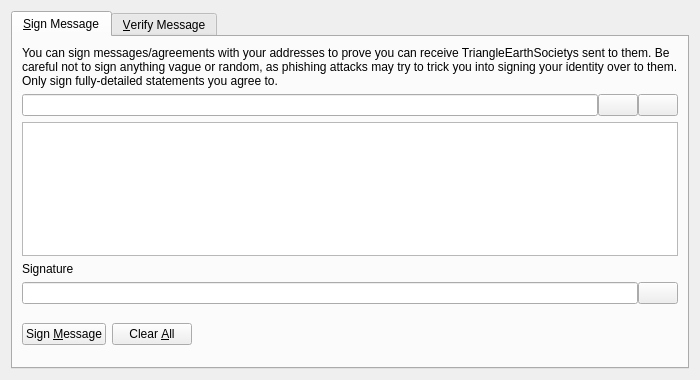
<?xml version="1.0" encoding="UTF-8"?>
<ui version="4.0">
 <class>SignVerifyMessageDialog</class>
 <widget class="QDialog" name="SignVerifyMessageDialog">
  <property name="geometry">
   <rect>
    <x>0</x>
    <y>0</y>
    <width>700</width>
    <height>380</height>
   </rect>
  </property>
  <property name="windowTitle">
   <string>Signatures - Sign / Verify a Message</string>
  </property>
  <property name="modal">
   <bool>true</bool>
  </property>
  <layout class="QVBoxLayout" name="verticalLayout">
   <item>
    <widget class="QTabWidget" name="tabWidget">
     <property name="currentIndex">
      <number>0</number>
     </property>
     <widget class="QWidget" name="tabSignMessage">
      <attribute name="title">
       <string>&amp;Sign Message</string>
      </attribute>
      <layout class="QVBoxLayout" name="verticalLayout_SM">
       <item>
        <widget class="QLabel" name="infoLabel_SM">
         <property name="text">
          <string>You can sign messages/agreements with your addresses to prove you can receive TriangleEarthSocietys sent to them. Be careful not to sign anything vague or random, as phishing attacks may try to trick you into signing your identity over to them. Only sign fully-detailed statements you agree to.</string>
         </property>
         <property name="textFormat">
          <enum>Qt::PlainText</enum>
         </property>
         <property name="wordWrap">
          <bool>true</bool>
         </property>
        </widget>
       </item>
       <item>
        <layout class="QHBoxLayout" name="horizontalLayout_1_SM">
         <property name="spacing">
          <number>0</number>
         </property>
         <item>
          <widget class="QValidatedLineEdit" name="addressIn_SM">
           <property name="toolTip">
            <string>The TriangleEarthSociety address to sign the message with</string>
           </property>
          </widget>
         </item>
         <item>
          <widget class="QPushButton" name="addressBookButton_SM">
           <property name="toolTip">
            <string>Choose previously used address</string>
           </property>
           <property name="text">
            <string/>
           </property>
           <property name="icon">
            <iconset resource="../bitcoin.qrc">
             <normaloff>:/icons/address-book</normaloff>:/icons/address-book</iconset>
           </property>
           <property name="shortcut">
            <string>Alt+A</string>
           </property>
           <property name="autoDefault">
            <bool>false</bool>
           </property>
          </widget>
         </item>
         <item>
          <widget class="QPushButton" name="pasteButton_SM">
           <property name="toolTip">
            <string>Paste address from clipboard</string>
           </property>
           <property name="text">
            <string/>
           </property>
           <property name="icon">
            <iconset resource="../bitcoin.qrc">
             <normaloff>:/icons/editpaste</normaloff>:/icons/editpaste</iconset>
           </property>
           <property name="shortcut">
            <string>Alt+P</string>
           </property>
           <property name="autoDefault">
            <bool>false</bool>
           </property>
          </widget>
         </item>
        </layout>
       </item>
       <item>
        <widget class="QPlainTextEdit" name="messageIn_SM">
         <property name="toolTip">
          <string>Enter the message you want to sign here</string>
         </property>
        </widget>
       </item>
       <item>
        <widget class="QLabel" name="signatureLabel_SM">
         <property name="text">
          <string>Signature</string>
         </property>
         <property name="textFormat">
          <enum>Qt::PlainText</enum>
         </property>
        </widget>
       </item>
       <item>
        <layout class="QHBoxLayout" name="horizontalLayout_2_SM">
         <property name="spacing">
          <number>0</number>
         </property>
         <item>
          <widget class="QLineEdit" name="signatureOut_SM">
           <property name="font">
            <font>
             <italic>true</italic>
            </font>
           </property>
           <property name="readOnly">
            <bool>true</bool>
           </property>
          </widget>
         </item>
         <item>
          <widget class="QPushButton" name="copySignatureButton_SM">
           <property name="toolTip">
            <string>Copy the current signature to the system clipboard</string>
           </property>
           <property name="text">
            <string/>
           </property>
           <property name="icon">
            <iconset resource="../bitcoin.qrc">
             <normaloff>:/icons/editcopy</normaloff>:/icons/editcopy</iconset>
           </property>
           <property name="autoDefault">
            <bool>false</bool>
           </property>
          </widget>
         </item>
        </layout>
       </item>
       <item>
        <layout class="QHBoxLayout" name="horizontalLayout_3_SM">
         <item>
          <widget class="QPushButton" name="signMessageButton_SM">
           <property name="toolTip">
            <string>Sign the message to prove you own this TriangleEarthSociety address</string>
           </property>
           <property name="text">
            <string>Sign &amp;Message</string>
           </property>
           <property name="icon">
            <iconset resource="../bitcoin.qrc">
             <normaloff>:/icons/edit</normaloff>:/icons/edit</iconset>
           </property>
           <property name="autoDefault">
            <bool>false</bool>
           </property>
          </widget>
         </item>
         <item>
          <widget class="QPushButton" name="clearButton_SM">
           <property name="toolTip">
            <string>Reset all sign message fields</string>
           </property>
           <property name="text">
            <string>Clear &amp;All</string>
           </property>
           <property name="icon">
            <iconset resource="../bitcoin.qrc">
             <normaloff>:/icons/remove</normaloff>:/icons/remove</iconset>
           </property>
           <property name="autoDefault">
            <bool>false</bool>
           </property>
          </widget>
         </item>
         <item>
          <spacer name="horizontalSpacer_1_SM">
           <property name="orientation">
            <enum>Qt::Horizontal</enum>
           </property>
           <property name="sizeHint" stdset="0">
            <size>
             <width>40</width>
             <height>48</height>
            </size>
           </property>
          </spacer>
         </item>
         <item>
          <widget class="QLabel" name="statusLabel_SM">
           <property name="font">
            <font>
             <weight>75</weight>
             <bold>true</bold>
            </font>
           </property>
           <property name="text">
            <string/>
           </property>
           <property name="wordWrap">
            <bool>true</bool>
           </property>
          </widget>
         </item>
         <item>
          <spacer name="horizontalSpacer_2_SM">
           <property name="orientation">
            <enum>Qt::Horizontal</enum>
           </property>
           <property name="sizeHint" stdset="0">
            <size>
             <width>40</width>
             <height>48</height>
            </size>
           </property>
          </spacer>
         </item>
        </layout>
       </item>
      </layout>
     </widget>
     <widget class="QWidget" name="tabVerifyMessage">
      <attribute name="title">
       <string>&amp;Verify Message</string>
      </attribute>
      <layout class="QVBoxLayout" name="verticalLayout_VM">
       <item>
        <widget class="QLabel" name="infoLabel_VM">
         <property name="text">
          <string>Enter the receiver's address, message (ensure you copy line breaks, spaces, tabs, etc. exactly) and signature below to verify the message. Be careful not to read more into the signature than what is in the signed message itself, to avoid being tricked by a man-in-the-middle attack. Note that this only proves the signing party receives with the address, it cannot prove sendership of any transaction!</string>
         </property>
         <property name="textFormat">
          <enum>Qt::PlainText</enum>
         </property>
         <property name="alignment">
          <set>Qt::AlignLeading|Qt::AlignLeft|Qt::AlignTop</set>
         </property>
         <property name="wordWrap">
          <bool>true</bool>
         </property>
        </widget>
       </item>
       <item>
        <layout class="QHBoxLayout" name="horizontalLayout_1_VM">
         <property name="spacing">
          <number>0</number>
         </property>
         <item>
          <widget class="QValidatedLineEdit" name="addressIn_VM">
           <property name="toolTip">
            <string>The TriangleEarthSociety address the message was signed with</string>
           </property>
          </widget>
         </item>
         <item>
          <widget class="QPushButton" name="addressBookButton_VM">
           <property name="toolTip">
            <string>Choose previously used address</string>
           </property>
           <property name="text">
            <string/>
           </property>
           <property name="icon">
            <iconset resource="../bitcoin.qrc">
             <normaloff>:/icons/address-book</normaloff>:/icons/address-book</iconset>
           </property>
           <property name="shortcut">
            <string>Alt+A</string>
           </property>
           <property name="autoDefault">
            <bool>false</bool>
           </property>
          </widget>
         </item>
        </layout>
       </item>
       <item>
        <widget class="QPlainTextEdit" name="messageIn_VM"/>
       </item>
       <item>
        <widget class="QValidatedLineEdit" name="signatureIn_VM"/>
       </item>
       <item>
        <layout class="QHBoxLayout" name="horizontalLayout_2_VM">
         <item>
          <widget class="QPushButton" name="verifyMessageButton_VM">
           <property name="toolTip">
            <string>Verify the message to ensure it was signed with the specified TriangleEarthSociety address</string>
           </property>
           <property name="text">
            <string>Verify &amp;Message</string>
           </property>
           <property name="icon">
            <iconset resource="../bitcoin.qrc">
             <normaloff>:/icons/transaction_0</normaloff>:/icons/transaction_0</iconset>
           </property>
           <property name="autoDefault">
            <bool>false</bool>
           </property>
          </widget>
         </item>
         <item>
          <widget class="QPushButton" name="clearButton_VM">
           <property name="toolTip">
            <string>Reset all verify message fields</string>
           </property>
           <property name="text">
            <string>Clear &amp;All</string>
           </property>
           <property name="icon">
            <iconset resource="../bitcoin.qrc">
             <normaloff>:/icons/remove</normaloff>:/icons/remove</iconset>
           </property>
           <property name="autoDefault">
            <bool>false</bool>
           </property>
          </widget>
         </item>
         <item>
          <spacer name="horizontalSpacer_1_VM">
           <property name="orientation">
            <enum>Qt::Horizontal</enum>
           </property>
           <property name="sizeHint" stdset="0">
            <size>
             <width>40</width>
             <height>48</height>
            </size>
           </property>
          </spacer>
         </item>
         <item>
          <widget class="QLabel" name="statusLabel_VM">
           <property name="font">
            <font>
             <weight>75</weight>
             <bold>true</bold>
            </font>
           </property>
           <property name="text">
            <string/>
           </property>
           <property name="wordWrap">
            <bool>true</bool>
           </property>
          </widget>
         </item>
         <item>
          <spacer name="horizontalSpacer_2_VM">
           <property name="orientation">
            <enum>Qt::Horizontal</enum>
           </property>
           <property name="sizeHint" stdset="0">
            <size>
             <width>40</width>
             <height>48</height>
            </size>
           </property>
          </spacer>
         </item>
        </layout>
       </item>
      </layout>
     </widget>
    </widget>
   </item>
  </layout>
 </widget>
 <customwidgets>
  <customwidget>
   <class>QValidatedLineEdit</class>
   <extends>QLineEdit</extends>
   <header>qvalidatedlineedit.h</header>
  </customwidget>
 </customwidgets>
 <resources>
  <include location="../bitcoin.qrc"/>
 </resources>
 <connections/>
</ui>
